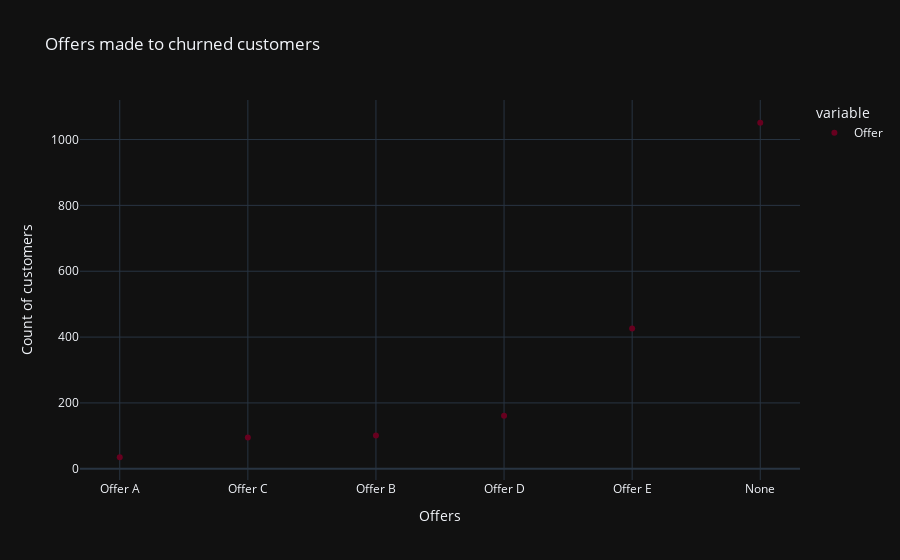

The code cell stored with this chart in its notebook:
### Markdown cell above
Customers without offers have left mostly but those with offer E and has also a high number of churned customers

### Code cell
#Lets shoe the above in a chart
px.data.gapminder()
for templates in ['plotly_dark']:
 offer_no_fig=px.scatter(offer,color_discrete_sequence=px.colors.sequential.RdBu,
title= 'Offers made to churned customers',template=templates,
labels={'index':'Offers', 'value':'Count of customers'} )
offer_no_fig.show()

### Figure 1 — Plotly figure (JSON) as saved in the notebook; plotly's stock layout.template omitted (floating-point values rounded to 4 significant figures)
{"data": [{"hovertemplate": "variable=Offer<br>Offers=%{x}<br>Count of customers=%{y}<extra></extra>", "legendgroup": "Offer", "marker": {"color": "rgb(103,0,31)", "symbol": "circle"}, "mode": "markers", "name": "Offer", "orientation": "v", "showlegend": true, "type": "scatter", "x": ["Offer A", "Offer C", "Offer B", "Offer D", "Offer E", "None"], "xaxis": "x", "y": [35, 95, 101, 161, 426, 1051], "yaxis": "y"}], "layout": {"legend": {"title": {"text": "variable"}, "tracegroupgap": 0}, "title": {"text": "Offers made to churned customers"}, "xaxis": {"anchor": "y", "domain": [0, 1], "title": {"text": "Offers"}}, "yaxis": {"anchor": "x", "domain": [0, 1], "title": {"text": "Count of customers"}}}}
